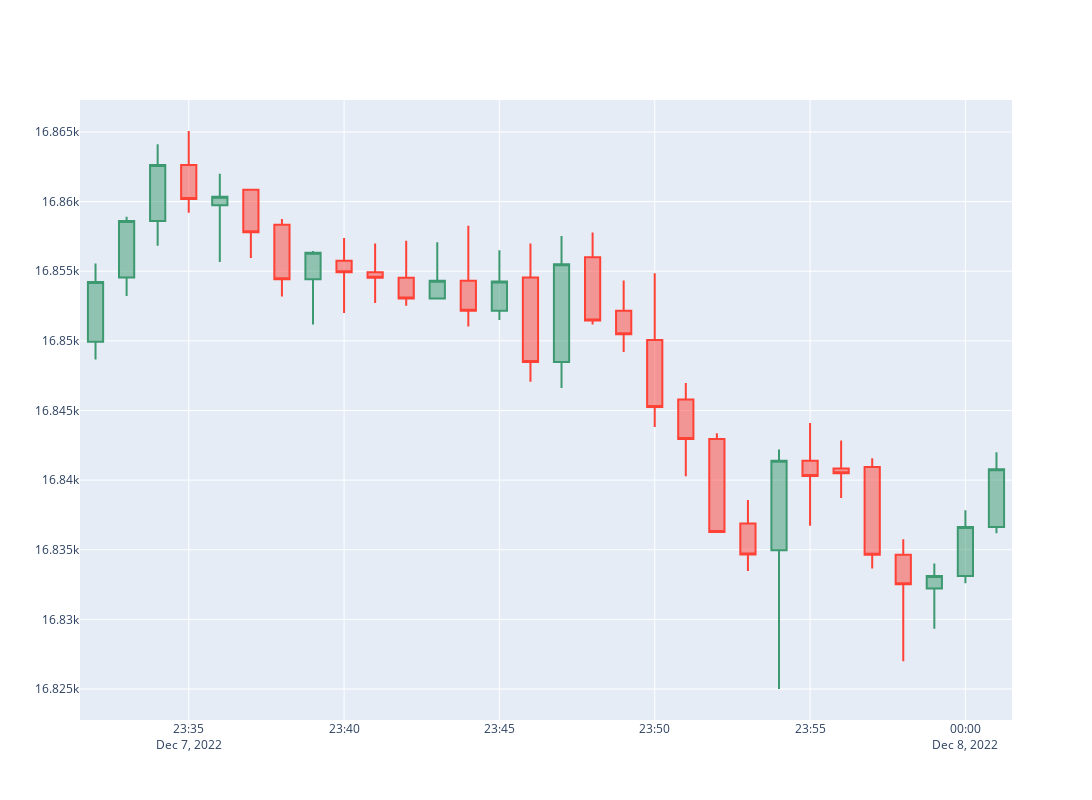

Source (notebook cell):
### Code cell
new_df = df[-30:]

fig = go.Figure(data=[go.Candlestick(x=new_df.index,
                                     open=new_df['open_price'],
                                     high=new_df['high_price'],
                                     low=new_df['low_price'],
                                     close=new_df['close_price'],
                                     name='Candlestick')]).update_layout(xaxis_rangeslider_visible=False)

fig.update_layout(
    autosize=False,
    width=1500,
    height=800)

fig.show()
